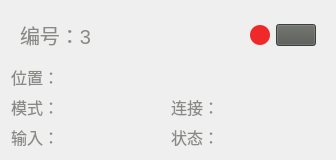
               <widget class="QWidget" name="widget_15" native="true">
                <property name="styleSheet">
                 <string notr="true">#widget_15{background-color: #E6E5E5;
 border-top: 2px solid qlineargradient(y0:0, y1:1,stop: 0 #E6E5E5, stop: 1  rgba(0, 0, 0, 0.25));
 border-left: 2px solid qlineargradient(x0:0, x1:1,stop: 0 #E6E5E5, stop: 1  rgba(0, 0, 0, 0.25));
 border-bottom: 2px solid qlineargradient(y0:0, y1:1,stop: 0 #E6E5E5, stop: 1  rgba(0, 0, 0, 0.25));
 border-right: 2px solid qlineargradient(x0:0, x1:1,stop: 0 #E6E5E5, stop: 1  rgba(0, 0, 0, 0.25));
border-radius: 24px;
}</string>
                </property>
                <layout class="QVBoxLayout" name="verticalLayout_25">
                 <item>
                  <widget class="QWidget" name="widget_91" native="true">
                   <layout class="QHBoxLayout" name="horizontalLayout_62">
                    <item>
                     <widget class="QLabel" name="label_35">
                      <property name="styleSheet">
                       <string notr="true">font-family: Microsoft JhengHei UI;
font-size: 20px;
color:rgb(136, 138, 133);

</string>
                      </property>
                      <property name="text">
                       <string>编号：3</string>
                      </property>
                     </widget>
                    </item>
                    <item>
                     <spacer name="horizontalSpacer_16">
                      <property name="orientation">
                       <enum>Qt::Horizontal</enum>
                      </property>
                      <property name="sizeHint" stdset="0">
                       <size>
                        <width>95</width>
                        <height>20</height>
                       </size>
                      </property>
                     </spacer>
                    </item>
                    <item>
                     <widget class="QWidget" name="widget_92" native="true">
                      <property name="minimumSize">
                       <size>
                        <width>20</width>
                        <height>20</height>
                       </size>
                      </property>
                      <property name="maximumSize">
                       <size>
                        <width>20</width>
                        <height>20</height>
                       </size>
                      </property>
                      <property name="styleSheet">
                       <string notr="true">background-color:rgb(239, 41, 41);
border-radius:10px;</string>
                      </property>
                     </widget>
                    </item>
                    <item>
                     <widget class="QPushButton" name="pushButton_5">
                      <property name="styleSheet">
                       <string notr="true">background-color: rgb(85, 87, 83);
qproperty-icon: url(://images/开启.png);
qproperty-iconSize: 20px 20px;</string>
                      </property>
                      <property name="text">
                       <string/>
                      </property>
                      <property name="icon">
                       <iconset>
                        <normaloff>../resources/images/开启.png</normaloff>../resources/images/开启.png</iconset>
                      </property>
                     </widget>
                    </item>
                   </layout>
                  </widget>
                 </item>
                 <item>
                  <widget class="QWidget" name="widget_86" native="true">
                   <layout class="QHBoxLayout" name="horizontalLayout_58">
                    <property name="leftMargin">
                     <number>0</number>
                    </property>
                    <property name="topMargin">
                     <number>0</number>
                    </property>
                    <property name="rightMargin">
                     <number>0</number>
                    </property>
                    <property name="bottomMargin">
                     <number>0</number>
                    </property>
                    <item>
                     <widget class="QLabel" name="label_32">
                      <property name="styleSheet">
                       <string notr="true">QLabel{
font-family: Microsoft JhengHei UI;
font-size: 16px;
color:rgb(136, 138, 133);
}</string>
                      </property>
                      <property name="text">
                       <string>位置：</string>
                      </property>
                     </widget>
                    </item>
                    <item>
                     <widget class="QLineEdit" name="Edit_page3_2_pos_5">
                      <property name="styleSheet">
                       <string notr="true">QLineEdit{
background-color:transparent;
border-width:0;
border-style:outset;
}</string>
                      </property>
                     </widget>
                    </item>
                   </layout>
                  </widget>
                 </item>
                 <item>
                  <widget class="QWidget" name="widget_88" native="true">
                   <layout class="QHBoxLayout" name="horizontalLayout_59">
                    <property name="leftMargin">
                     <number>0</number>
                    </property>
                    <property name="topMargin">
                     <number>0</number>
                    </property>
                    <property name="rightMargin">
                     <number>0</number>
                    </property>
                    <property name="bottomMargin">
                     <number>0</number>
                    </property>
                    <item>
                     <widget class="QWidget" name="widget_89" native="true">
                      <layout class="QHBoxLayout" name="horizontalLayout_60">
                       <property name="spacing">
                        <number>0</number>
                       </property>
                       <property name="leftMargin">
                        <number>0</number>
                       </property>
                       <property name="topMargin">
                        <number>0</number>
                       </property>
                       <property name="rightMargin">
                        <number>0</number>
                       </property>
                       <property name="bottomMargin">
                        <number>0</number>
                       </property>
                       <item>
                        <widget class="QLabel" name="label_33">
                         <property name="styleSheet">
                          <string notr="true">QLabel{
font-family: Microsoft JhengHei UI;
font-size: 16px;
color:rgb(136, 138, 133);
}</string>
                         </property>
                         <property name="text">
                          <string>模式：</string>
                         </property>
                        </widget>
                       </item>
                       <item>
                        <widget class="QLineEdit" name="Edit_flight_1_armed_5">
                         <property name="styleSheet">
                          <string notr="true">QLineEdit{
background-color:transparent;
border-width:0;
border-style:outset;
}</string>
                         </property>
                        </widget>
                       </item>
                      </layout>
                     </widget>
                    </item>
                    <item>
                     <widget class="QWidget" name="widget_90" native="true">
                      <layout class="QHBoxLayout" name="horizontalLayout_61">
                       <property name="spacing">
                        <number>0</number>
                       </property>
                       <property name="leftMargin">
                        <number>0</number>
                       </property>
                       <property name="topMargin">
                        <number>0</number>
                       </property>
                       <property name="rightMargin">
                        <number>0</number>
                       </property>
                       <property name="bottomMargin">
                        <number>0</number>
                       </property>
                       <item>
                        <widget class="QLabel" name="label_34">
                         <property name="styleSheet">
                          <string notr="true">QLabel{
font-family: Microsoft JhengHei UI;
font-size: 16px;
color:rgb(136, 138, 133);
}</string>
                         </property>
                         <property name="text">
                          <string>连接：</string>
                         </property>
                        </widget>
                       </item>
                       <item>
                        <widget class="QLineEdit" name="Edit_flight_1_connected_5">
                         <property name="styleSheet">
                          <string notr="true">QLineEdit{
background-color:transparent;
border-width:0;
border-style:outset;
}</string>
                         </property>
                        </widget>
                       </item>
                      </layout>
                     </widget>
                    </item>
                   </layout>
                  </widget>
                 </item>
                 <item>
                  <widget class="QWidget" name="widget_79" native="true">
                   <layout class="QHBoxLayout" name="horizontalLayout_55">
                    <property name="spacing">
                     <number>6</number>
                    </property>
                    <property name="leftMargin">
                     <number>0</number>
                    </property>
                    <property name="topMargin">
                     <number>0</number>
                    </property>
                    <property name="rightMargin">
                     <number>0</number>
                    </property>
                    <property name="bottomMargin">
                     <number>0</number>
                    </property>
                    <item>
                     <widget class="QWidget" name="widget_82" native="true">
                      <layout class="QHBoxLayout" name="horizontalLayout_56">
                       <property name="spacing">
                        <number>0</number>
                       </property>
                       <property name="leftMargin">
                        <number>0</number>
                       </property>
                       <property name="topMargin">
                        <number>0</number>
                       </property>
                       <property name="rightMargin">
                        <number>0</number>
                       </property>
                       <property name="bottomMargin">
                        <number>0</number>
                       </property>
                       <item>
                        <widget class="QLabel" name="label_30">
                         <property name="styleSheet">
                          <string notr="true">QLabel{
font-family: Microsoft JhengHei UI;
font-size: 16px;
color:rgb(136, 138, 133);
}</string>
                         </property>
                         <property name="text">
                          <string>输入：</string>
                         </property>
                        </widget>
                       </item>
                       <item>
                        <widget class="QLineEdit" name="Edit_flight_1_input_5">
                         <property name="styleSheet">
                          <string notr="true">QLineEdit{
background-color:transparent;
border-width:0;
border-style:outset;
}</string>
                         </property>
                        </widget>
                       </item>
                      </layout>
                     </widget>
                    </item>
                    <item>
                     <widget class="QWidget" name="widget_83" native="true">
                      <layout class="QHBoxLayout" name="horizontalLayout_57">
                       <property name="spacing">
                        <number>0</number>
                       </property>
                       <property name="leftMargin">
                        <number>0</number>
                       </property>
                       <property name="topMargin">
                        <number>0</number>
                       </property>
                       <property name="rightMargin">
                        <number>0</number>
                       </property>
                       <property name="bottomMargin">
                        <number>0</number>
                       </property>
                       <item>
                        <widget class="QLabel" name="label_31">
                         <property name="styleSheet">
                          <string notr="true">QLabel{
font-family: Microsoft JhengHei UI;
font-size: 16px;
color:rgb(136, 138, 133);
}</string>
                         </property>
                         <property name="text">
                          <string>状态：</string>
                         </property>
                        </widget>
                       </item>
                       <item>
                        <widget class="QLineEdit" name="Edit_flight_1_status_5">
                         <property name="styleSheet">
                          <string notr="true">QLineEdit{
background-color:transparent;
border-width:0;
border-style:outset;
}</string>
                         </property>
                        </widget>
                       </item>
                      </layout>
                     </widget>
                    </item>
                   </layout>
                  </widget>
                 </item>
                </layout>
               </widget>
